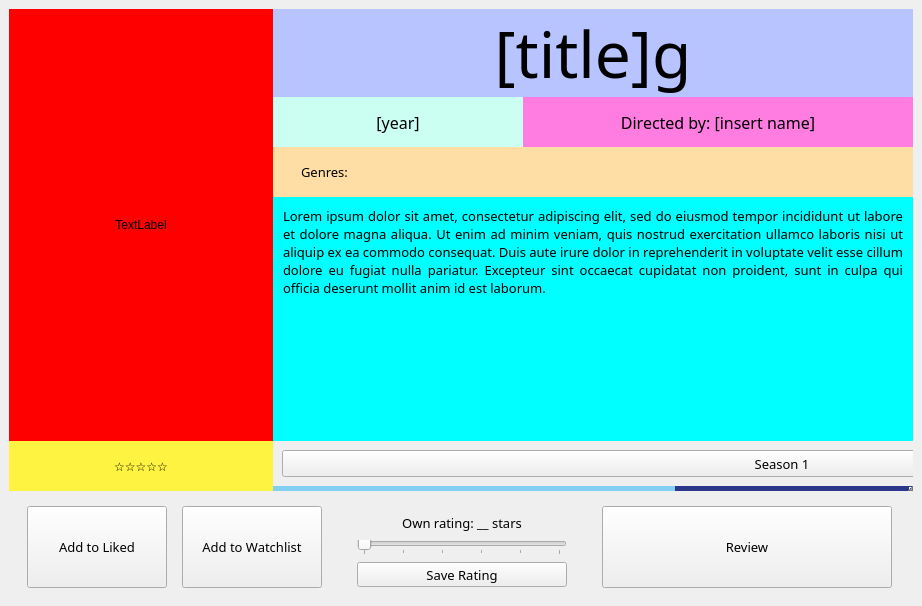
<?xml version="1.0" encoding="UTF-8"?>
<ui version="4.0">
 <class>MainWindow</class>
 <widget class="QMainWindow" name="MainWindow">
  <property name="geometry">
   <rect>
    <x>0</x>
    <y>0</y>
    <width>922</width>
    <height>606</height>
   </rect>
  </property>
  <property name="windowTitle">
   <string>MainWindow</string>
  </property>
  <widget class="QWidget" name="centralwidget">
   <layout class="QGridLayout" name="gridLayout_2">
    <item row="0" column="0">
     <widget class="QWidget" name="display_info_widget" native="true">
      <property name="styleSheet">
       <string notr="true"/>
      </property>
      <layout class="QGridLayout" name="gridLayout">
       <property name="leftMargin">
        <number>0</number>
       </property>
       <property name="topMargin">
        <number>0</number>
       </property>
       <property name="rightMargin">
        <number>0</number>
       </property>
       <property name="bottomMargin">
        <number>0</number>
       </property>
       <property name="spacing">
        <number>0</number>
       </property>
       <item row="1" column="1">
        <widget class="QLabel" name="year_label">
         <property name="maximumSize">
          <size>
           <width>250</width>
           <height>50</height>
          </size>
         </property>
         <property name="font">
          <font>
           <family>Oswald</family>
           <pointsize>12</pointsize>
          </font>
         </property>
         <property name="styleSheet">
          <string notr="true">background-color: rgb(203, 255, 242)</string>
         </property>
         <property name="text">
          <string>[year]</string>
         </property>
         <property name="alignment">
          <set>Qt::AlignCenter</set>
         </property>
        </widget>
       </item>
       <item row="1" column="2">
        <widget class="QLabel" name="director_label">
         <property name="maximumSize">
          <size>
           <width>16777215</width>
           <height>50</height>
          </size>
         </property>
         <property name="font">
          <font>
           <family>Oswald</family>
           <pointsize>12</pointsize>
          </font>
         </property>
         <property name="styleSheet">
          <string notr="true">background-color: rgb(255, 124, 225)</string>
         </property>
         <property name="text">
          <string>Directed by: [insert name]</string>
         </property>
         <property name="alignment">
          <set>Qt::AlignCenter</set>
         </property>
        </widget>
       </item>
       <item row="3" column="1" rowspan="3" colspan="2">
        <widget class="QLabel" name="synopsis_label">
         <property name="enabled">
          <bool>true</bool>
         </property>
         <property name="maximumSize">
          <size>
           <width>16777215</width>
           <height>16777215</height>
          </size>
         </property>
         <property name="font">
          <font>
           <family>Oswald</family>
           <pointsize>10</pointsize>
          </font>
         </property>
         <property name="styleSheet">
          <string notr="true">background-color: cyan;
padding: 10px;</string>
         </property>
         <property name="text">
          <string>Lorem ipsum dolor sit amet, consectetur adipiscing elit, sed do eiusmod tempor incididunt ut labore et dolore magna aliqua. Ut enim ad minim veniam, quis nostrud exercitation ullamco laboris nisi ut aliquip ex ea commodo consequat. Duis aute irure dolor in reprehenderit in voluptate velit esse cillum dolore eu fugiat nulla pariatur. Excepteur sint occaecat cupidatat non proident, sunt in culpa qui officia deserunt mollit anim id est laborum.</string>
         </property>
         <property name="alignment">
          <set>Qt::AlignJustify|Qt::AlignTop</set>
         </property>
         <property name="wordWrap">
          <bool>true</bool>
         </property>
         <property name="margin">
          <number>0</number>
         </property>
         <property name="indent">
          <number>0</number>
         </property>
         <property name="textInteractionFlags">
          <set>Qt::LinksAccessibleByMouse</set>
         </property>
        </widget>
       </item>
       <item row="0" column="1" colspan="2">
        <widget class="QLabel" name="title_label">
         <property name="minimumSize">
          <size>
           <width>0</width>
           <height>0</height>
          </size>
         </property>
         <property name="maximumSize">
          <size>
           <width>16777215</width>
           <height>16777215</height>
          </size>
         </property>
         <property name="font">
          <font>
           <family>Oswald</family>
           <pointsize>48</pointsize>
          </font>
         </property>
         <property name="styleSheet">
          <string notr="true">background-color: rgb(183, 196, 255)</string>
         </property>
         <property name="text">
          <string>[title]g</string>
         </property>
         <property name="textFormat">
          <enum>Qt::PlainText</enum>
         </property>
         <property name="alignment">
          <set>Qt::AlignCenter</set>
         </property>
         <property name="margin">
          <number>0</number>
         </property>
         <property name="indent">
          <number>-1</number>
         </property>
        </widget>
       </item>
       <item row="2" column="1" colspan="2">
        <widget class="QLabel" name="genres_label">
         <property name="maximumSize">
          <size>
           <width>16777215</width>
           <height>50</height>
          </size>
         </property>
         <property name="font">
          <font>
           <family>Oswald</family>
           <pointsize>10</pointsize>
          </font>
         </property>
         <property name="styleSheet">
          <string notr="true">background-color: rgb(255, 222, 165)</string>
         </property>
         <property name="text">
          <string>Genres: </string>
         </property>
         <property name="margin">
          <number>0</number>
         </property>
         <property name="indent">
          <number>28</number>
         </property>
        </widget>
       </item>
       <item row="6" column="1" colspan="2">
        <widget class="QScrollArea" name="season_buttons_scroll_area">
         <property name="minimumSize">
          <size>
           <width>0</width>
           <height>50</height>
          </size>
         </property>
         <property name="maximumSize">
          <size>
           <width>16777215</width>
           <height>50</height>
          </size>
         </property>
         <property name="styleSheet">
          <string notr="true">
QScrollBar:horizontal{
	border: none;
	background-color: rgb(43, 56, 138);
	height: 5px;
	margin: 0 0 0 0;
	border-radius: 5px;
}


QScrollBar::handle:horizontal{
	background-color: rgb(131, 207, 241);
	min-width: 30px;
	border-radius: 7px;
}


QScrollBar::handle:horizontal:hover{
	background-color: rgb(131, 180, 210);
}

QScrollBar::handle:horizontal:pressed{
	background-color: rgb(120, 170, 190);
}

</string>
         </property>
         <property name="frameShape">
          <enum>QFrame::NoFrame</enum>
         </property>
         <property name="widgetResizable">
          <bool>true</bool>
         </property>
         <widget class="QWidget" name="season_buttons_scroll_area_widget_contents">
          <property name="geometry">
           <rect>
            <x>-441</x>
            <y>0</y>
            <width>1018</width>
            <height>45</height>
           </rect>
          </property>
          <layout class="QGridLayout" name="seasons_buttons_grid">
           <item row="0" column="0">
            <widget class="QPushButton" name="temp_button">
             <property name="minimumSize">
              <size>
               <width>1000</width>
               <height>0</height>
              </size>
             </property>
             <property name="maximumSize">
              <size>
               <width>5000</width>
               <height>27</height>
              </size>
             </property>
             <property name="font">
              <font>
               <family>Oswald</family>
               <pointsize>10</pointsize>
              </font>
             </property>
             <property name="cursor">
              <cursorShape>PointingHandCursor</cursorShape>
             </property>
             <property name="text">
              <string>Season 1</string>
             </property>
            </widget>
           </item>
          </layout>
         </widget>
        </widget>
       </item>
       <item row="6" column="0">
        <widget class="QLabel" name="general_stars_label">
         <property name="maximumSize">
          <size>
           <width>16777215</width>
           <height>50</height>
          </size>
         </property>
         <property name="styleSheet">
          <string notr="true">background-color: rgb(255, 243, 65)</string>
         </property>
         <property name="text">
          <string>☆☆☆☆☆</string>
         </property>
         <property name="alignment">
          <set>Qt::AlignCenter</set>
         </property>
        </widget>
       </item>
       <item row="0" column="0" rowspan="6">
        <widget class="QLabel" name="poster_label">
         <property name="enabled">
          <bool>true</bool>
         </property>
         <property name="minimumSize">
          <size>
           <width>0</width>
           <height>0</height>
          </size>
         </property>
         <property name="maximumSize">
          <size>
           <width>327</width>
           <height>450</height>
          </size>
         </property>
         <property name="styleSheet">
          <string notr="true">background-color: red;</string>
         </property>
         <property name="text">
          <string>TextLabel</string>
         </property>
         <property name="scaledContents">
          <bool>true</bool>
         </property>
         <property name="alignment">
          <set>Qt::AlignCenter</set>
         </property>
        </widget>
       </item>
      </layout>
     </widget>
    </item>
    <item row="1" column="0">
     <widget class="QWidget" name="user_input_widget" native="true">
      <property name="minimumSize">
       <size>
        <width>0</width>
        <height>100</height>
       </size>
      </property>
      <property name="maximumSize">
       <size>
        <width>16777215</width>
        <height>100</height>
       </size>
      </property>
      <property name="styleSheet">
       <string notr="true"/>
      </property>
      <layout class="QHBoxLayout" name="horizontalLayout">
       <item>
        <widget class="QPushButton" name="add_to_liked_button">
         <property name="maximumSize">
          <size>
           <width>140</width>
           <height>100</height>
          </size>
         </property>
         <property name="font">
          <font>
           <family>Oswald</family>
           <pointsize>10</pointsize>
          </font>
         </property>
         <property name="cursor">
          <cursorShape>PointingHandCursor</cursorShape>
         </property>
         <property name="text">
          <string>Add to Liked</string>
         </property>
         <property name="autoDefault">
          <bool>false</bool>
         </property>
         <property name="flat">
          <bool>false</bool>
         </property>
        </widget>
       </item>
       <item>
        <widget class="QPushButton" name="add_to_watchlist_button">
         <property name="maximumSize">
          <size>
           <width>140</width>
           <height>100</height>
          </size>
         </property>
         <property name="font">
          <font>
           <family>Oswald</family>
           <pointsize>10</pointsize>
          </font>
         </property>
         <property name="cursor">
          <cursorShape>PointingHandCursor</cursorShape>
         </property>
         <property name="text">
          <string>Add to Watchlist</string>
         </property>
        </widget>
       </item>
       <item>
        <widget class="QWidget" name="give_rating" native="true">
         <property name="minimumSize">
          <size>
           <width>0</width>
           <height>90</height>
          </size>
         </property>
         <property name="maximumSize">
          <size>
           <width>250</width>
           <height>90</height>
          </size>
         </property>
         <property name="cursor">
          <cursorShape>ArrowCursor</cursorShape>
         </property>
         <layout class="QVBoxLayout" name="verticalLayout_2">
          <property name="spacing">
           <number>0</number>
          </property>
          <property name="leftMargin">
           <number>20</number>
          </property>
          <property name="topMargin">
           <number>0</number>
          </property>
          <property name="rightMargin">
           <number>20</number>
          </property>
          <property name="bottomMargin">
           <number>0</number>
          </property>
          <item>
           <widget class="QLabel" name="star_label">
            <property name="minimumSize">
             <size>
              <width>0</width>
              <height>20</height>
             </size>
            </property>
            <property name="maximumSize">
             <size>
              <width>16777215</width>
              <height>20</height>
             </size>
            </property>
            <property name="font">
             <font>
              <family>Oswald</family>
              <pointsize>10</pointsize>
             </font>
            </property>
            <property name="text">
             <string>Own rating: __ stars</string>
            </property>
            <property name="alignment">
             <set>Qt::AlignCenter</set>
            </property>
            <property name="indent">
             <number>-1</number>
            </property>
           </widget>
          </item>
          <item>
           <widget class="QSlider" name="star_slider">
            <property name="minimumSize">
             <size>
              <width>0</width>
              <height>15</height>
             </size>
            </property>
            <property name="maximumSize">
             <size>
              <width>16777215</width>
              <height>15</height>
             </size>
            </property>
            <property name="cursor">
             <cursorShape>PointingHandCursor</cursorShape>
            </property>
            <property name="maximum">
             <number>10</number>
            </property>
            <property name="singleStep">
             <number>1</number>
            </property>
            <property name="sliderPosition">
             <number>0</number>
            </property>
            <property name="tracking">
             <bool>true</bool>
            </property>
            <property name="orientation">
             <enum>Qt::Horizontal</enum>
            </property>
            <property name="invertedAppearance">
             <bool>false</bool>
            </property>
            <property name="invertedControls">
             <bool>false</bool>
            </property>
            <property name="tickPosition">
             <enum>QSlider::TicksBelow</enum>
            </property>
            <property name="tickInterval">
             <number>2</number>
            </property>
           </widget>
          </item>
          <item>
           <widget class="QPushButton" name="save_rating_button">
            <property name="minimumSize">
             <size>
              <width>0</width>
              <height>25</height>
             </size>
            </property>
            <property name="maximumSize">
             <size>
              <width>16777215</width>
              <height>25</height>
             </size>
            </property>
            <property name="font">
             <font>
              <family>Oswald</family>
              <pointsize>10</pointsize>
             </font>
            </property>
            <property name="cursor">
             <cursorShape>PointingHandCursor</cursorShape>
            </property>
            <property name="text">
             <string>Save Rating</string>
            </property>
           </widget>
          </item>
         </layout>
        </widget>
       </item>
       <item>
        <widget class="QPushButton" name="add_review_button">
         <property name="minimumSize">
          <size>
           <width>290</width>
           <height>0</height>
          </size>
         </property>
         <property name="maximumSize">
          <size>
           <width>290</width>
           <height>100</height>
          </size>
         </property>
         <property name="font">
          <font>
           <family>Oswald</family>
           <pointsize>10</pointsize>
          </font>
         </property>
         <property name="cursor">
          <cursorShape>PointingHandCursor</cursorShape>
         </property>
         <property name="text">
          <string>Review</string>
         </property>
        </widget>
       </item>
      </layout>
     </widget>
    </item>
   </layout>
  </widget>
 </widget>
 <resources/>
 <connections/>
</ui>
